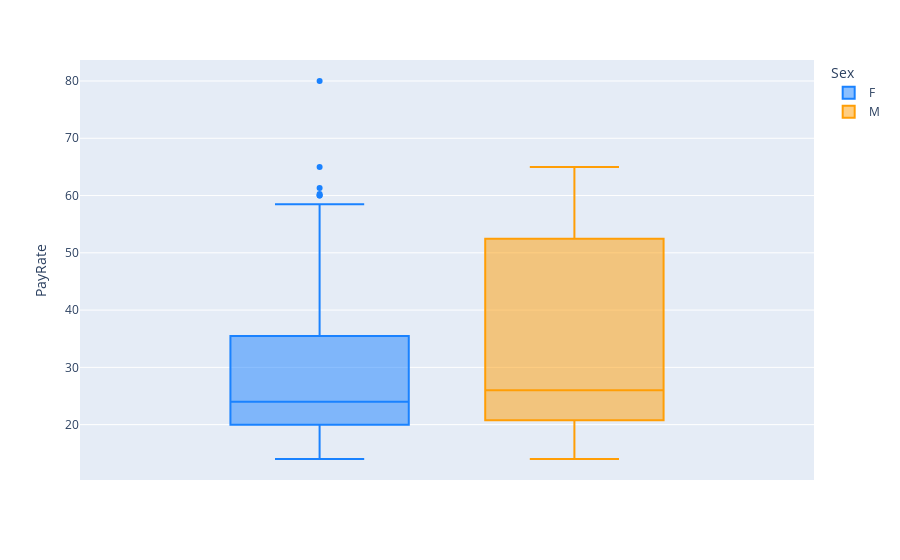

Source (notebook cell):
### Code cell
fig = px.box(hr, y="PayRate", color="Sex", color_discrete_sequence=palette_2, hover_data=['Department'])
fig.show()

### Figure 1 — Plotly figure (JSON) as saved in the notebook; plotly's stock layout.template omitted (floating-point values rounded to 4 significant figures; data arrays with more than 128 entries replaced by an {"elided": "..."} marker saying what was removed)
{"data": [{"alignmentgroup": "True", "customdata": {"elided": "177x1 str values"}, "hovertemplate": "Sex=F<br>PayRate=%{y}<br>Department=%{customdata[0]}<extra></extra>", "legendgroup": "F", "marker": {"color": "#1A82FF"}, "name": "F", "notched": false, "offsetgroup": "F", "orientation": "v", "showlegend": true, "type": "box", "x0": " ", "xaxis": "x", "y": {"elided": "177 float values"}, "y0": " ", "yaxis": "y"}, {"alignmentgroup": "True", "customdata": {"elided": "133x1 str values"}, "hovertemplate": "Sex=M <br>PayRate=%{y}<br>Department=%{customdata[0]}<extra></extra>", "legendgroup": "M ", "marker": {"color": "#FF9E06"}, "name": "M ", "notched": false, "offsetgroup": "M ", "orientation": "v", "showlegend": true, "type": "box", "x0": " ", "xaxis": "x", "y": {"elided": "133 float values"}, "y0": " ", "yaxis": "y"}], "layout": {"boxmode": "group", "legend": {"title": {"text": "Sex"}, "tracegroupgap": 0}, "margin": {"t": 60}, "xaxis": {"anchor": "y", "domain": [0, 1]}, "yaxis": {"anchor": "x", "domain": [0, 1], "title": {"text": "PayRate"}}}}
